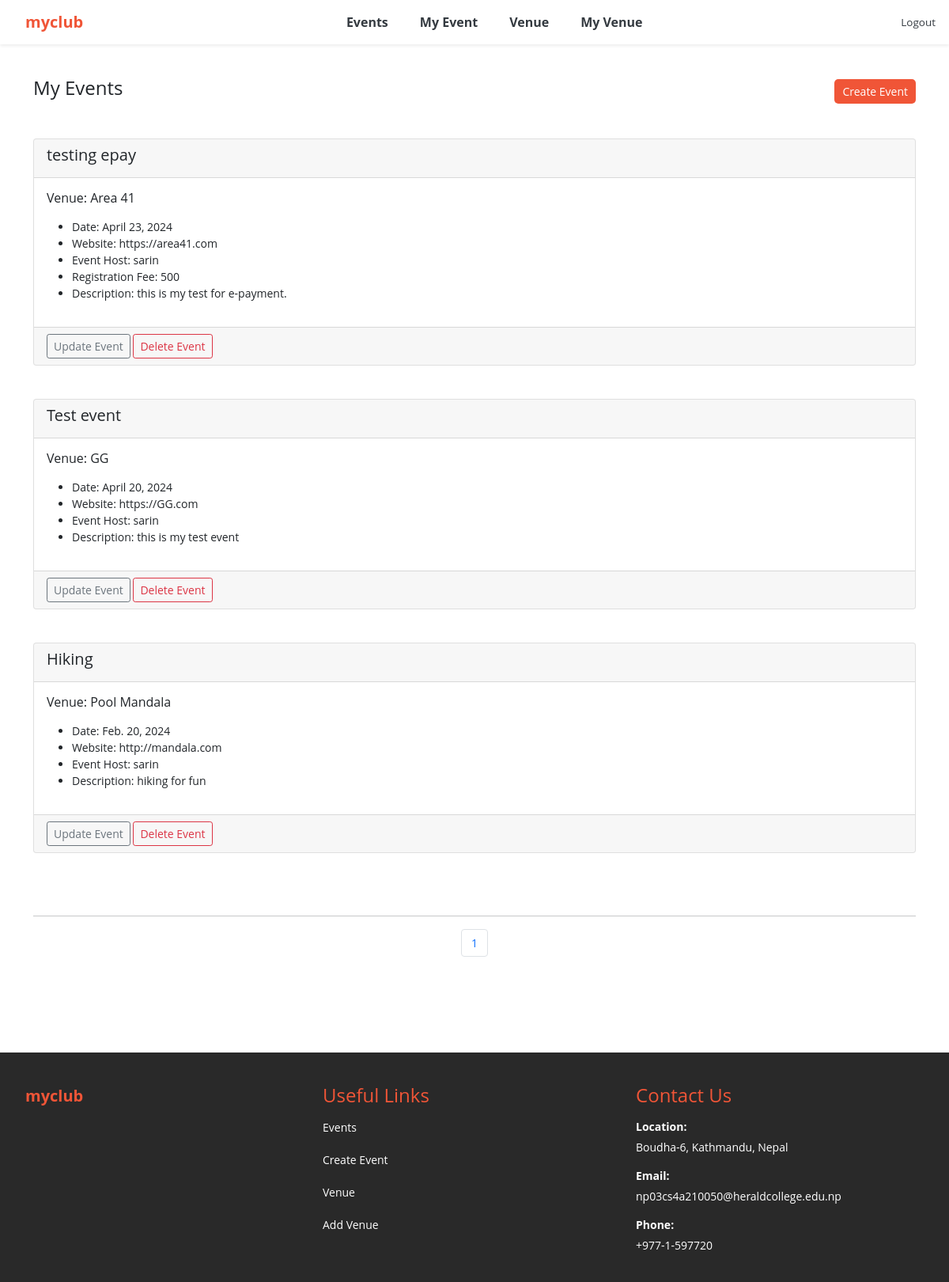
/my_events (signed in), run on the app's committed database.
### events/models.py (models this page shows, shortened)
class Event(models.Model):
	name = models.CharField('Event Name', max_length=120)
	event_date = models.DateField('Event Date', blank=False)
	venue = models.ForeignKey(Venue, blank=True, null=True, on_delete=models.CASCADE)
	manager = models.ForeignKey(User, blank=True, null=True, on_delete=models.SET_NULL)
	description = models.TextField(blank=True)
	attendees = models.ManyToManyField(MyClubUser, blank=True)
	registration_fee = models.IntegerField('Registration Fee', default=0)
	def __str__(self):
		return self.name
	class Meta:
		ordering = ['-event_date']

class Venue(models.Model):
	name = models.CharField('Venue Name', max_length=120)
	address = models.CharField(max_length=300)
	zip_code = models.CharField('Zip Code', max_length=15)
	phone = models.CharField('Contact Phone', max_length=25, blank=True)
	web = models.URLField('Website Address', blank=True)
	email_address = models.EmailField('Email Address', blank=True)
	owner = models.IntegerField("Venue Owner", blank=False, default=1)
	venue_description = models.TextField(blank=True)
	venue_image = models.ImageField(null=True, blank=True, upload_to="images/")
	def __str__(self):
		return self.name
	class Meta:
		ordering = ['name']

### events/views.py (the view)
# urls.py: path('my_events', views.my_events, name='my_events'),
def my_events(request):
	event_list = Event.objects.all().order_by('-event_date')
	p = Paginator(Event.objects.all(), 10)
	page = request.GET.get('page')
	events = p.get_page(page)
	nums = "a" * events.paginator.num_pages
	return render(request, 'events/my_events.html',
		{'event_list': event_list, 'events': events, 'nums':nums})

### events/templates/events/my_events.html (shortened to what this page needs)
{% extends 'events/base.html' %}
{% block content %}
	<nav class="custom-nav">
		<div>
			<h4>My Events</h4>
		</div>
		<div>
			<a class="d-flex" href="{% url 'add-event' %}" style="text-decoration: none;">
	          	<button class="btn btn-sm btn-custom">Create Event</button>
	        </a>
		</div>
	</nav>
	<br>
	{% for event in events %}
		{% if user.is_authenticated %}
		  	{% if user == event.manager %}
				<div class="card">
				  <div class="card-header">
				    <h5>{{event}}</h5>
				  </div>
				  <div class="card-body">
				    <h6 class="card-title">Venue: {{ event.venue }}</h6>
				    <p class="card-text">
				    	<ul>
				    		{% if event.event_date %}
								<li>Date: {{ event.event_date }}</li>
							{% endif %}
							{% if event.venue.web %}
								<li>Website: {{ event.venue.web }}</li>
							{% endif %}
							{% if event.manager %}
								<li>Event Host: {{ event.manager }}</li>
							{% endif %}
							{% if event.registration_fee %}
								<li>Registration Fee: {{ event.registration_fee }}</li>
							{% endif %}
							{% if event.description %}
								<li>Description: {{ event.description }}</li>
							{% endif %}
						</ul>
					</p>
				  </div>
				  <div class="card-footer text-muted">
					<a href="{% url 'update-event' event.id %}" class="btn btn-outline-secondary btn-sm">Update Event</a>
				  	<a href="{% url 'delete-event' event.id %}" class="btn btn-outline-danger btn-sm">Delete Event</a>
				  </div>
				</div>
				<br><br>
		 	{% endif %}
		{% endif %}
	{% endfor%}
	<br>
	<hr>
	<nav aria-label="Page navigation example">
		<ul class="pagination justify-content-center">
			{% for i in nums %}
				<li class="page-item">
					<a class="page-link" href="?page={{ forloop.counter }}">{{ forloop.counter }}</a>
				</li>
			{% endfor %}
		</ul>
	</nav>
{% endblock %}

### events/templates/events/base.html (style rules this page uses)
body { font-size: 14px; font-weight: 400; font-family: "Open Sans", sans-serif; background: #FFFFFF; }
.custom-nav { display: flex; justify-content: space-between; align-items: center; padding-top: 20px; padding-bottom: 20px; background-color: #FFFFFF; }
.d-flex { padding-right: 0px; }
.btn-custom { font-size: 14px; color: #FFFFFF; background-color: #f05537; cursor: pointer; padding: 5px 10px; text-decoration: none; border: none; border-radius: 5px; }

### events/templates/events/navbar.html (style rules this page uses)
:root { --bs-primary: #f05537; --bs-orange: #d1410c; }

### data on the page
Event: name "testing epay", venue "Area 41", event_date "April 23, 2024", venue.web "https://area41.com", manager "sarin", registration_fee "500", description "this is my test for e-payment."
Event: name "Test event", venue "GG", event_date "April 20, 2024", venue.web "https://GG.com", manager "sarin", description "this is my test event"
Event: name "Hiking", venue "Pool Mandala", event_date "Feb. 20, 2024", venue.web "http://mandala.com", manager "sarin", description "hiking for fun"
